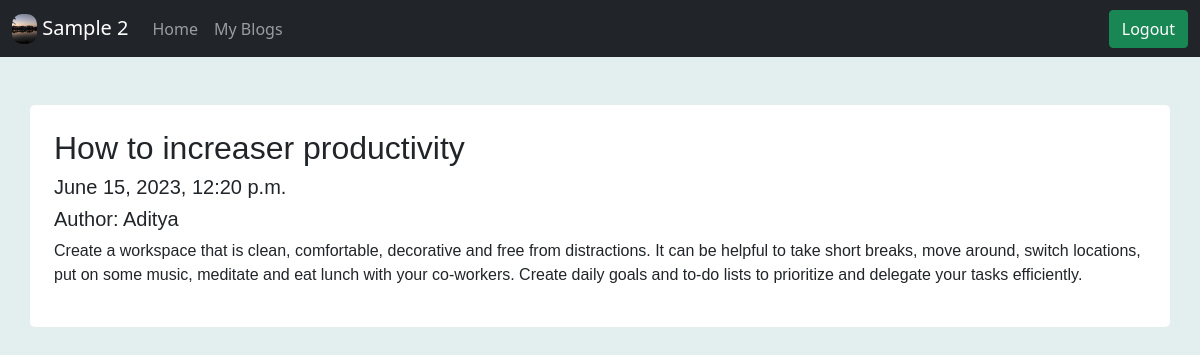
Screenshot of /posts/1 (signed in) with the database file from the repository.
### blog/models.py (models this page shows, shortened)
class Author(models.Model):
    user = models.OneToOneField(User,on_delete=models.CASCADE,null=True)
    name = models.CharField(max_length=100)
    image = models.ImageField(upload_to='authors', null=True)

class Post(models.Model):
    author = models.ForeignKey(Author,on_delete=models.CASCADE,null=True)
    title = models.CharField(max_length=100)
    body = models.CharField(max_length=1000)
    created_at = models.DateTimeField(default=dt.now, blank=True)

### blog/views.py (the view)
# urls.py: path('posts/<str:pk>',views.post_page,name='post_page'),
def post_page(request,pk):
    post = Post.objects.get(id=pk)
    if request.user.is_authenticated:
        author = Author.objects.filter(user=request.user)
        return render(request,'post.html',{'post':post, 'author':author[0]})
    return render(request,'post.html',{'post':post,'author':None})

### templates/post.html (shortened to what this page needs)
{% extends 'base.html' %}
{% block content %}
<div class="container mt-5 p-4 " style='border-radius: 5px;font-family: Arial;background-color:white;'>
      <h2>{{post.title}}</h2>
      <h5>{{post.created_at}}</h5>
      <h5>Author: {{post.author.name}}</h5>
      <p>{{post.body}}</p>
  </div>
{% endblock content %}

### templates/base.html (shortened to what this page needs)
{% load static %}
<!DOCTYPE html>
<html lang="en">
<head>
    <link href="https://cdn.jsdelivr.net/npm/bootstrap@5.0.2/dist/css/bootstrap.min.css" rel="stylesheet">
</head>
<body>
    <nav class="navbar navbar-expand-lg navbar-dark bg-dark">
        <div class="container-fluid">
          {% if request.user.is_authenticated %}
              <a class="navbar-brand" href="author/{{author.id}}">
                <img src="{{author.image.url}}" alt="" width="25" height="30" class="d-inline-block align-text-top" style="border-radius: 10px;">
                {{request.user.first_name}} {{request.user.last_name}}
              </a>
          {% else %}
              <a class="navbar-brand" href="/">Bloggers.com</a>
          {% endif %}
          <div class="collapse navbar-collapse" id="navbarSupportedContent">
            <ul class="navbar-nav me-auto mb-2 mb-lg-0">
              <li class="nav-item">
                <a class="nav-link" aria-current="page" href={% url "home" %}>Home</a>
              </li>
              <li class="nav-item">
                {% if request.user.is_authenticated %}
                <a class="nav-link" href={% url 'my_blogs' %}>My Blogs</a>
                {% else %}
                <a class="nav-link" href={% url 'login_page' %}>Write a Blog</a>
                {% endif %}
              </li>
            </ul>
            <button class="btn btn-success" type="submit">
                {% if request.user.is_authenticated %}
                <a href={% url 'logout_page'%} style="text-decoration:none;color:white;">Logout</a>
                {% else %}
                <a href={% url 'login_page'%} style="text-decoration:none;color:white;">Login</a>
                {% endif %}
              </button>
          </div>
        </div>
      </nav>
  {% block content %}
  {% endblock content %}
</body>
</html>

### templates/base.html (style rules this page uses)
body { background-color:rgb(227, 239, 239); margin: 0px; padding: 0px; }

### rows the page displays
Author: image (picture)
Post: title "How to increaser productivity", created_at "June 15, 2023, 12:20 p.m.", author.name "Aditya", body "Create a workspace that is clean, comfortable, decorative and free from distractions. It can be helpful to take short breaks, move around, switch locations, put on some music, meditate and eat lunch with your co-workers. Create daily goals and to-do lists to prioritize and delegate your tasks efficiently."

### other values shown
{{ request.user.first_name }} "Sample"
{{ request.user.last_name }} "2"
